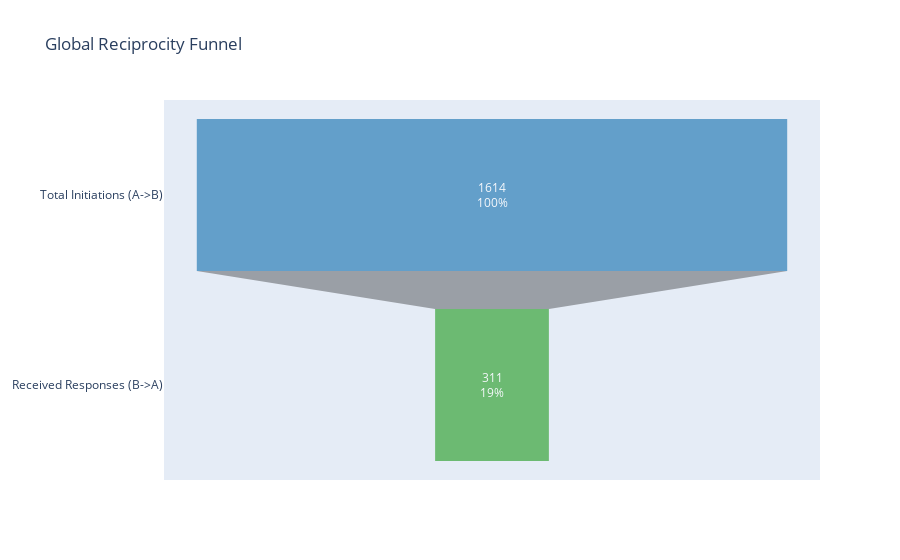

Notebook cell for this chart:
### Markdown cell above
# Global Conditional Probability of Reciprocity

In simple terms, we want to answers the question:
> "If Country A posts to Country B, what is the probability that Country B will post back to Country A within 7 days?"

## Function Analysis: `response_global`

### 1. Preparation and Filtering

* **Clean:** Drops any rows where the source or target country is missing, and converts the `TIMESTAMP` column into a proper datetime format.
* **Create `pair_key`:** To analyze a pair like (Italy, France), it needs to group all `Italy -> France` and `France -> Italy` interactions together. It uses a `frozenset` because `frozenset({'Italy', 'France'})` is the *same* as `frozenset({'France', 'Italy'})`. This lets it group all interactions for a pair, regardless of direction.
* **Filter `valid_pairs`:** It counts how many interactions each pair has. If a pair only has one post (e.g., Italy posted to France, but France *never* posted), it's impossible to measure reciprocity. So, it only keeps pairs with 2 or more interactions.

### 2. The Deterministic Logic 

* **Loop:** It loops through every `valid_pair` (e.g., the `{'Italy', 'France'}` pair).
* **Find the "True" Initiator:** For each pair, it gets all their interactions and finds the **very first post** (`first_interaction = df_pair.iloc[0]`).
* **Assign Roles:** Based on that *first post*, it permanently assigns the roles:
    * `country_A` = The `SOURCE_COUNTRY` of that very first post (The "Initiator").
    * `country_B` = The `TARGET_COUNTRY` of that very first post (The "Responder").
* **Separate Data:** It then creates two new DataFrames:
    * `df_A_to_B`: All posts where the Initiator (A) posted to the Responder (B).
    * `df_B_to_A`: All posts where the Responder (B) posted back to the Initiator (A).

### 3. The 7-Day Window (The `merge_asof`)

* **`pd.merge_asof`:** This is a powerful time-series function. It takes *every single post* from `df_A_to_B` (an "initiation") and searches in `df_B_to_A` to find the **first response** that happened *after* it (`direction='forward'`).
* **Calculate `response_time`:** It creates a new column by subtracting the initiation time from the response time.
* **Check Window:** It checks if this `response_time` is less than or equal to 7 days.
* **Count Totals:**
    * `total_initiators_global` is incremented by the total number of initiations (the length of `df_A_to_B`).
    * `total_responses_global` is incremented only by the number of responses that were `True` for the 7-day check.

### 4. Final Calculation

* It divides `total_responses_global` by `total_initiators_global` to get the final conditional probability (e.g., `P(B->A | A->B)`).
* It prints this final result.

### Code cell
# 1. Get raw numbers
initiators, responses = ut.response_global(df_post_between_countries)

# 2. Create the graph passing the numbers
fig = pl.funnel_graph_global(initiators, responses)
fig.show()

### Figure 1 — Plotly figure (JSON) as saved in the notebook; plotly's stock layout.template omitted (floating-point values rounded to 4 significant figures)
{"data": [{"marker": {"color": ["#1f77b4", "#2ca02c"]}, "opacity": 0.65, "textinfo": "value+percent initial", "textposition": "inside", "type": "funnel", "x": [1614, 311], "y": ["Total Initiations (A->B)", "Received Responses (B->A)"]}], "layout": {"title": {"text": "Global Reciprocity Funnel"}}}
